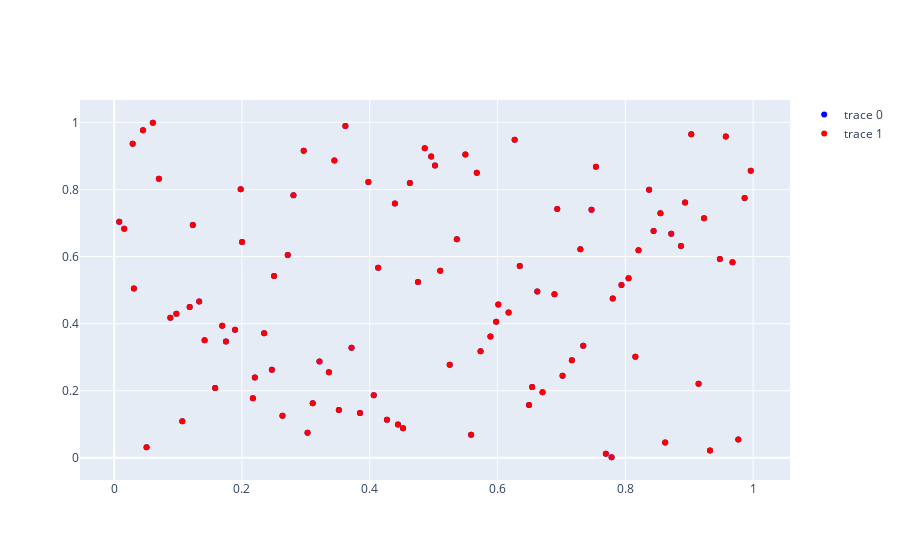

The code cell stored with this chart in its notebook:
### Code cell
# plot 2d samples using plotly
import plotly.graph_objects as go
import plotly.express as px

fig = go.Figure()

fig.add_trace(go.Scatter(x=df.values[:, 0], y=df.values[:, 2], mode='markers', marker=dict(color='blue')))
fig.add_trace(go.Scatter(x=physical_rescaled[:, 0], y=physical_rescaled[:, 2], mode='markers', marker=dict(color='red')))

fig.show()
